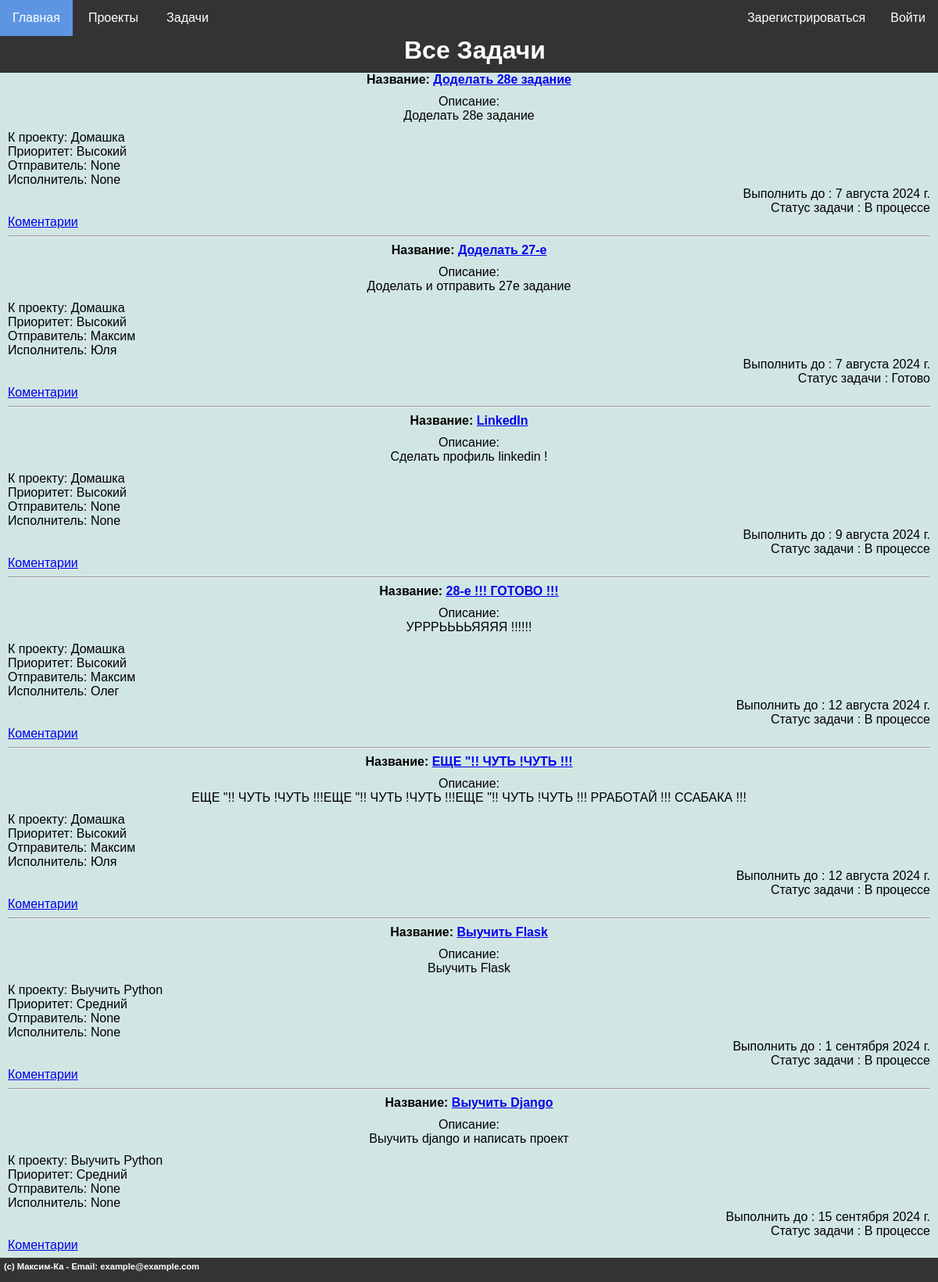
/tasks/, run on the app's committed database.
### mainsite/models.py (models this page shows, shortened)
class Tasks(models.Model):
    STATUS_CHOICES = [
        ('Ожидает', 'Ожидает'),
        ('В процессе', 'В процессе'),
        ('Готово', 'Готово'),
    ]
    PRIORITY_CHOICES = [
        ('Низкий', 'Низкий'),
        ('Средний', 'Средний'),
        ('Высокий', 'Высокий'),
    ]
    task_proj = models.ForeignKey(Project, to_field='proj_name', on_delete=models.CASCADE, related_name='tasks', verbose_name="Проект")
    implementer = models.ForeignKey(get_user_model(),on_delete=models.SET_NULL, related_name='task_user', null = True, default=None, verbose_name="Исполнитель" )
    sender = models.ForeignKey(get_user_model(),on_delete=models.SET_NULL, related_name='task_sender', null = True, default=None, verbose_name="Отправитель" )
    task_name = models.CharField(max_length=255, verbose_name="Задача")
    task_desc = models.TextField(blank=True, verbose_name="Описание задачи")
    task_end = models.DateField(null = True, verbose_name="Выполнить до")
    status = models.CharField(max_length=20, choices=STATUS_CHOICES, default='pending', verbose_name="Статус задачи")
    priority = models.CharField(max_length=20, choices=PRIORITY_CHOICES, default='medium', verbose_name="Приоритет задачи")
    class Meta:
        verbose_name = "Задачи"
        verbose_name_plural = "Задачи"
        ordering = ["task_end"]

class Project(models.Model):
    proj_name = models.CharField(max_length=255, unique=True, verbose_name="Название проекта")
    proj_desc = models.TextField(blank=True, verbose_name="Описание проекта")
    proj_create = models.DateTimeField(auto_now_add=True, verbose_name="Дата создания проекта")
    class Meta:
        verbose_name = "Проект"
        verbose_name_plural = "Проект"
        ordering = ["proj_create"]
    def __str__(self):
      return self.proj_name

### mainsite/views.py (the view)
# urls.py: path("tasks/", tasks, name='tasks'),
def tasks(request):
    tasks = Tasks.objects.all()
    context = {
        'title': 'Все задачи',
        'tasks': tasks,
        'footer' : "(c) Максим-Ка - Email: example@example.com",
        'header' : "Все Задачи"
        }
    return render(request, 'project_K/tasks.html',context)

### project_K/context_processors.py (called while the page is built)
def menu_items(request):
    menu = [{'title': 'Главная', 'url': '/'},
            {'title': 'Проекты', 'url': '/proj',
             'submenu': [{'title': 'Добавить проект', 'url': '/add_proj'}
    ]},
            {'title': 'Задачи', 'url': '/tasks', 'submenu': [
            {'title': 'Добавить задачу', 'url': '/add_task'},
            {'title': 'Добавить комментарий', 'url': '/add_coment'}
    ]}
]
    return {'menu': menu}

### mainsite/templates/project_K/tasks.html
{% extends 'project_K/base.html' %} {% block content %} {%for a in tasks %}
<b>Название: <a href="/viewtask/{{a.id}}">{{ a.task_name }}</a></b>
<p>Описание:<br />{{ a.task_desc }}</p>
<div align="left">К проекту: {{ a.task_proj }}</div>
<div align="left">Приоритет: {{ a.priority }}</div>
<div align="left">Отправитель: {{ a.sender }}</div>
<div align="left">Исполнитель: {{ a.implementer }}</div>
<div align="right">Выполнить до : {{ a.task_end }}</div>
<div align="right">Статус задачи : {{ a.status }}</div>
<div align="left"><a href="/coments/{{a.id}}">Коментарии</a></div>
<hr />
{% endfor %} {% endblock %}

### mainsite/static/mainsite/style.css (style rules this page uses)
body, html { background-color: #edf4fc; margin: 0; padding: 0; width: 100%; padding-bottom: 10px; }
p { margin: 0px; padding-top: 10px; padding-bottom: 10px; }

### data on the page
Tasks: task_name "Доделать 28е задание", task_desc "Доделать 28е задание", task_proj "Домашка", priority "Высокий", sender "None", implementer "None", task_end "7 августа 2024 г.", status "В процессе"
Tasks: task_name "Доделать 27-е", task_desc "Доделать и отправить 27е задание", task_proj "Домашка", priority "Высокий", sender "Максим", implementer "Юля", task_end "7 августа 2024 г.", status "Готово"
Tasks: task_name "LinkedIn", task_desc "Сделать профиль linkedin !", task_proj "Домашка", priority "Высокий", sender "None", implementer "None", task_end "9 августа 2024 г.", status "В процессе"
Tasks: task_name "28-е !!! ГОТОВО !!!", task_desc "УРРРЬЬЬЬЯЯЯЯ !!!!!!", task_proj "Домашка", priority "Высокий", sender "Максим", implementer "Олег", task_end "12 августа 2024 г.", status "В процессе"
Tasks: task_name "ЕЩЕ \"!! ЧУТЬ !ЧУТЬ !!!", task_desc "ЕЩЕ \"!! ЧУТЬ !ЧУТЬ !!!ЕЩЕ \"!! ЧУТЬ !ЧУТЬ !!!ЕЩЕ \"!! ЧУТЬ !ЧУТЬ !!! РРАБОТАЙ !!! ССАБАКА !!!", task_proj "Домашка", priority "Высокий", sender "Максим", implementer "Юля", task_end "12 августа 2024 г.", status "В процессе"
Tasks: task_name "Выучить Flask", task_desc "Выучить Flask", task_proj "Выучить Python", priority "Средний", sender "None", implementer "None", task_end "1 сентября 2024 г.", status "В процессе"
Tasks: task_name "Выучить Django", task_desc "Выучить django и написать проект", task_proj "Выучить Python", priority "Средний", sender "None", implementer "None", task_end "15 сентября 2024 г.", status "В процессе"

### other printed values
{{ item.title }} "Главная"
{{ item.title }} "Проекты" "Задачи"
{{ header }} "Все Задачи"
{{ footer }} "(c) Максим-Ка - Email: example@example.com"
